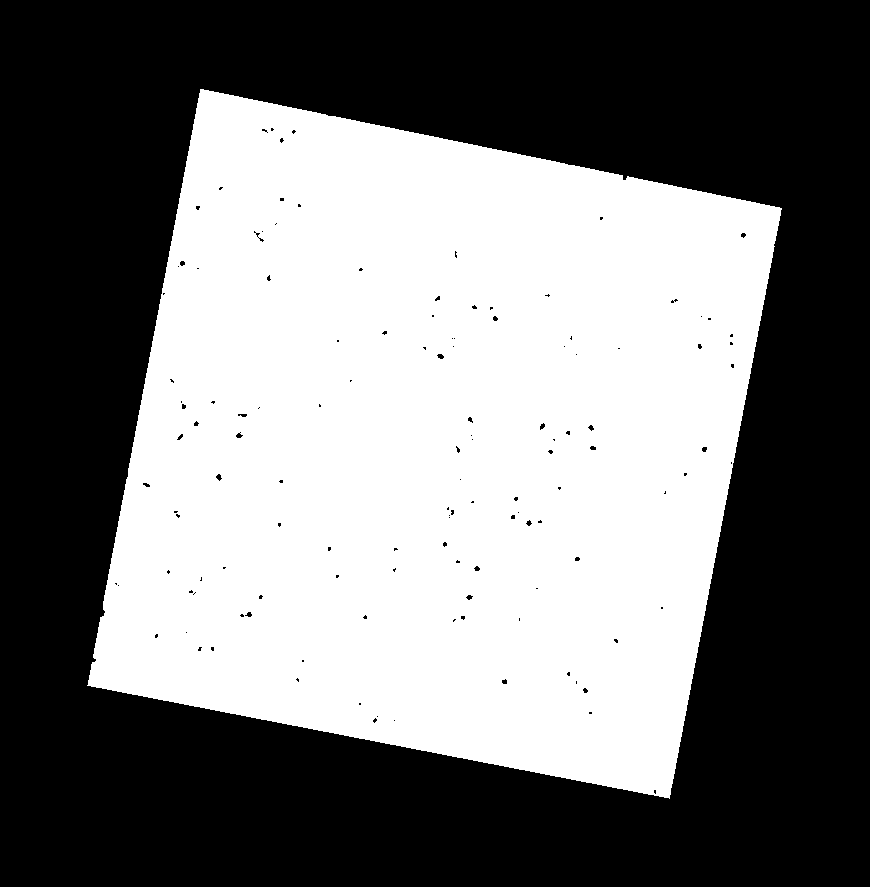
#> input picture test_image.tif, 870 x 887 px
$ jupyter execute Rotate_Image.ipynb
#> lines starting #> are read from the running program, lines starting #| are printed output that depends on the picture; after the words box and inside, x2 and y2 are one past the last pixel; in counts of white or black regions, pixels touching at a corner belong together
### rotate/rotate.py
import numpy as np
from PIL import Image
import math
import sys

def optimize_rotation(image, max_angle=30, step=0.01):
    """ Determines the optimal rotation angle for an image to make it as square as possible.

    Parameters
    ==========

    max_angle = 30
    step = 0.01

    """
    n_zeros = 1e20
    delta_n = -1e20
    for angle in np.arange(0, 20, 0.01):
        im = crop(scale_and_rotate_image(image, 1, 1, angle, mode='I;16'))
        fit = np.sum(np.array(im) == 0)
        delta_n = fit - n_zeros
        #print("DEBUG",angle,delta_n,n_zeros,fit)
        if delta_n > 4000:
            im_final = crop(scale_and_rotate_image(image, 1, 1, optimal_angle, mode='I;16'))
            print("Found optimum angle, {angle}.".format(angle=optimal_angle))
            return im_final
        if fit < n_zeros:
            n_zeros = fit
            optimal_angle = angle
    raise ValueError("max_angle ({angle}) too low. No optimum angle found".format(angle=max_angle))

def crop(image=None):
    data = np.asarray(image)
#> data is the input picture: shape (887, 870) float32; min -3.4e+38, max 3, mean -inf

    non_empty_columns = np.where(data.max(axis=0)>0)[0]
#> non_empty_columns = 695 values from 87 to 781
    non_empty_rows = np.where(data.max(axis=1)>0)[0]
#> non_empty_rows = 710 values from 89 to 798

    cropBox = (min(non_empty_rows), max(non_empty_rows), min(non_empty_columns), max(non_empty_columns))
#> cropBox = (89, 798, 87, 781)

    data_crop = data[cropBox[0]:cropBox[1]+1, cropBox[2]:cropBox[3]+1]
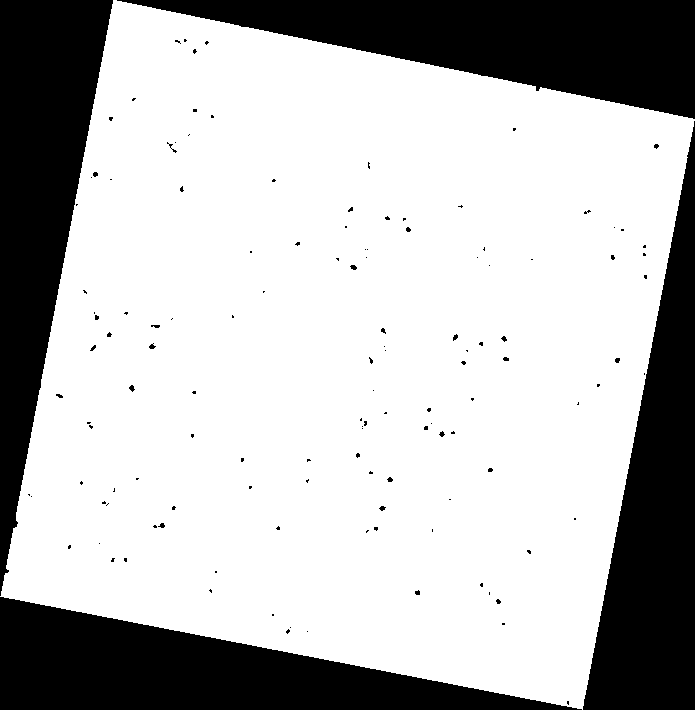
#> data_crop: shape (710, 695) float32; min -3.4e+38, max 3, mean -inf; drawn with min black and max white

    return Image.fromarray(data_crop)

def scale_and_rotate_image(im, sx, sy, deg_ccw, mode='RGBA', color=None):
    im_orig = im
    im = Image.new(mode, im_orig.size, color)
    im.paste(im_orig)

    w, h = im.size
    angle = math.radians(-deg_ccw)

    cos_theta = math.cos(angle)
    sin_theta = math.sin(angle)

    scaled_w, scaled_h = w * sx, h * sy

    new_w = int(math.ceil(math.fabs(cos_theta * scaled_w) + math.fabs(sin_theta * scaled_h)))
    new_h = int(math.ceil(math.fabs(sin_theta * scaled_w) + math.fabs(cos_theta * scaled_h)))

    cx = w / 2.
    cy = h / 2.
    tx = new_w / 2.
    ty = new_h / 2.

    a = cos_theta / sx
    b = sin_theta / sx
    c = cx - tx * a - ty * b
    d = -sin_theta / sy
    e = cos_theta / sy
    f = cy - tx * d - ty * e

    return im.transform(
        (new_w, new_h),
        Image.AFFINE,
        (a, b, c, d, e, f),
        resample=Image.NEAREST
    )

def rescale(image, zero_val=9999):
#> called with zero_val = 9999
    data = np.array(image)
    if np.sum(data == 0) > 0:
        data[data == 0] = zero_val
    data = (data / np.max(data)) * 255
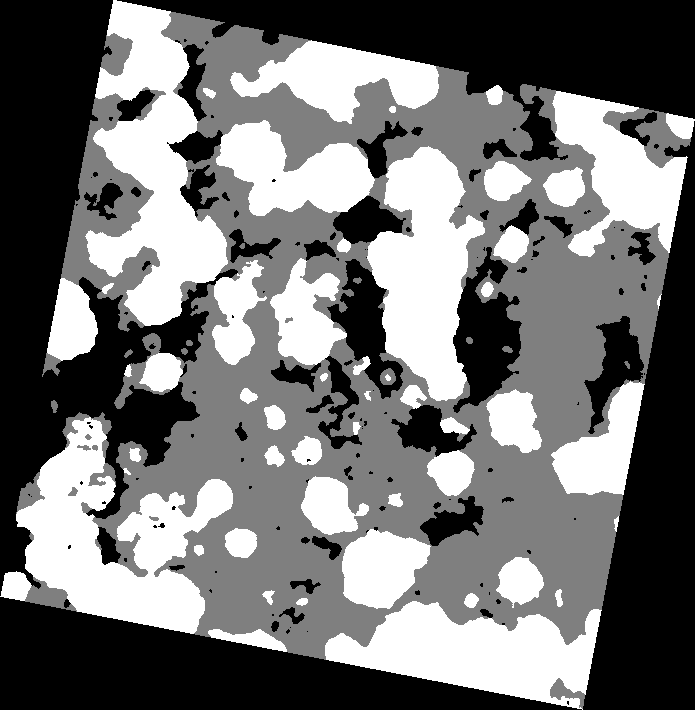
#> data: shape (710, 695) float32; 27.56% of the values are NaN or infinite; the others: min 85, max 255, mean 192.2; drawn with min black, max white, NaN and infinite black
    return Image.fromarray(data)


# [7 lines that do not run on import are left out]

### Rotate_Image.ipynb
# Optimized Image Rotation

The `optimize_rotation` function accepts an image as its input and then determines the rotation angle that minimizes the padding around the image (i.e. forces the image into as much of an orthogonal orientation as possible). This is used primarily to rotate image data that are oriented in geographic coordinates (north is up) into a reference frame where the image is oriented in pixel coordinates (up is towards the top of the image data).

[cell 1]
from rotate import crop, optimize_rotation, rescale
from PIL import Image
import numpy as np
from matplotlib import pyplot as plt

[cell 2]
in_file = "test_image.tif"
out_file = "rotated_image.tif"
zero_val = 2

## Import the image file

[cell 3]
im = crop(Image.open(in_file))
plt.imshow(rescale(im))
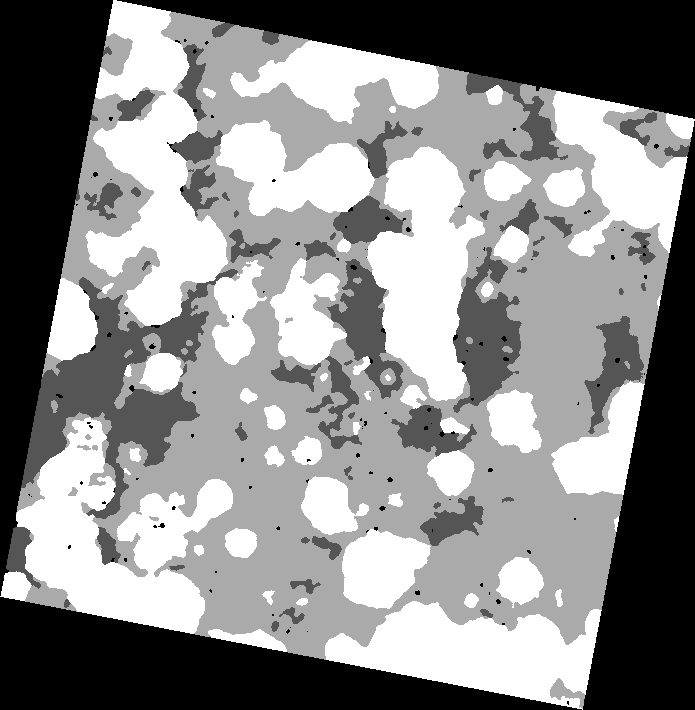
#> shown: shape (710, 695, 4); mean R, G, B, A 139.2, 139.2, 139.2, 255

## Find the Optimum Rotation angle and transform the image

[cell 4]
optimized = optimize_rotation(im)
#> the loop in optimize_rotation, `for angle in np.arange(0, 20, 0.01):` made 1159 passes
#> (fit, delta_n, n_zeros) on passes 1, 2, 14, 15, 26, 34, 35, 38, 40, 42, 43, 44: (135999, -1e+20, 135999), (134595, -1404, 134595), (133195, -1400, 133195), (133193, -2, 133193), (133191, -2, 133191), (132485, -706, 132485), (131793, -692, 131793), (131791, -2, 131791), (131789, -2, 131789), (131086, -703, 131086), (130397, -689, 130397), (130395, -2, 130395)
#> (fit, delta_n) on passes 3 to 8: (134595, 0), (134595, 0), (134595, 0), (134595, 0), (134595, 0), (134595, 0)
#> pass 2, in crop (call 3), `data = np.asarray(image)`:
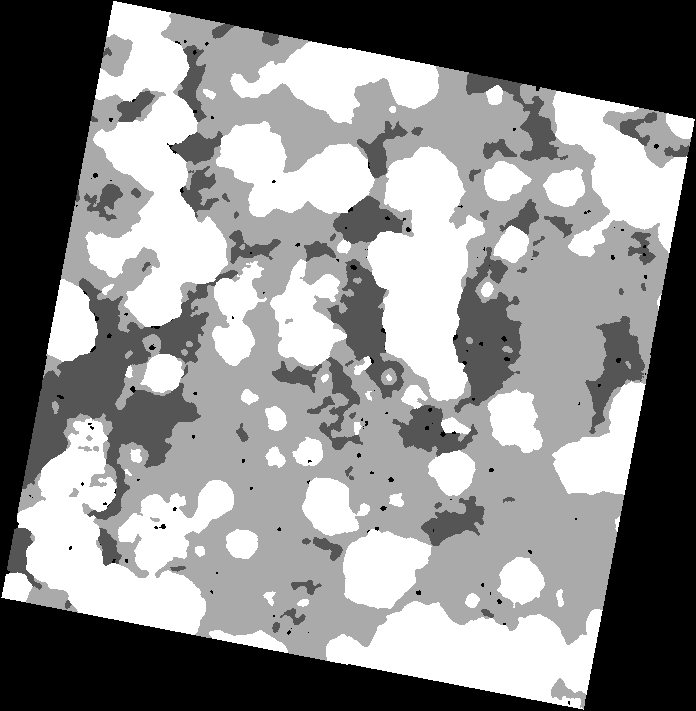
#> data: shape (711, 696) uint16; min 0, max 3, mean 1.63; drawn with min black and max white
#> pass 2, in crop (call 3), `data_crop = data[cropBox[0]:cropBox[1]+1, cropBox[2]:cropBox[3]+1]`:
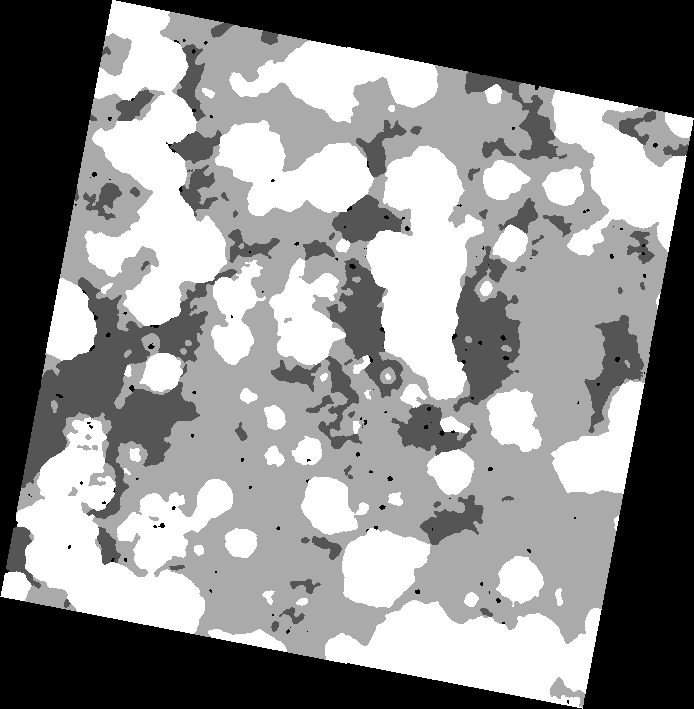
#> data_crop: shape (709, 694) uint16; min 0, max 3, mean 1.64; drawn with min black and max white
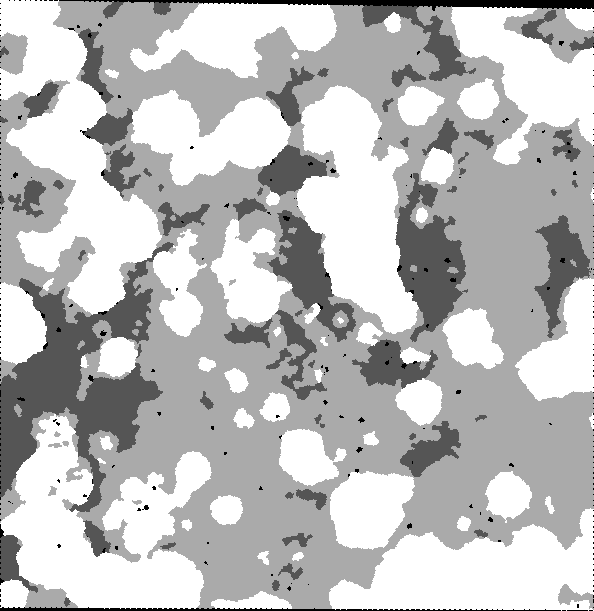
#> optimized: PIL image 594x611 I;16; min 0, max 3, mean 2.23; drawn with min black and max white
plt.imshow(rescale(optimized, zero_val=2))
#> call 2 of rescale, with zero_val = 2
#> in rescale (call 2), `data[data == 0] = zero_val`:
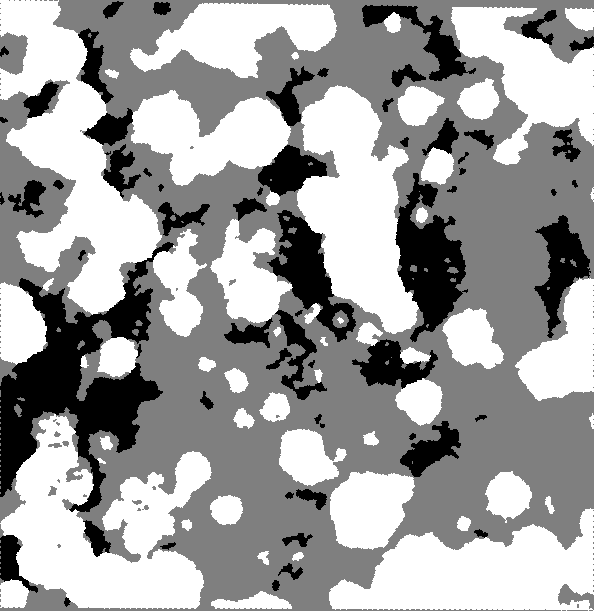
#> data: shape (611, 594) uint16; 1.51% of pixels changed, all inside (x1, y1, x2, y2) = (0, 0, 594, 611); drawn with min black and max white
#> in rescale (call 2), `data = (data / np.max(data)) * 255`:
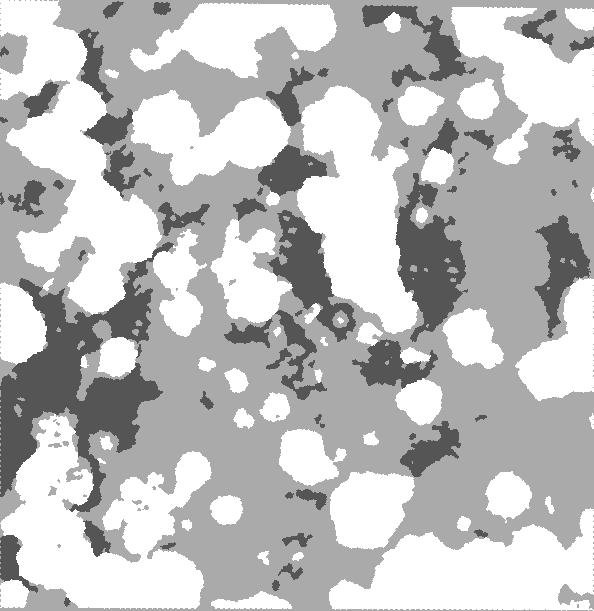
#> data: shape (611, 594) float64; min 85, max 255, mean 191.8

[cell 5]
optimized.save(out_file)

$ run again, with optimized_image.tif copied over test_image.tif
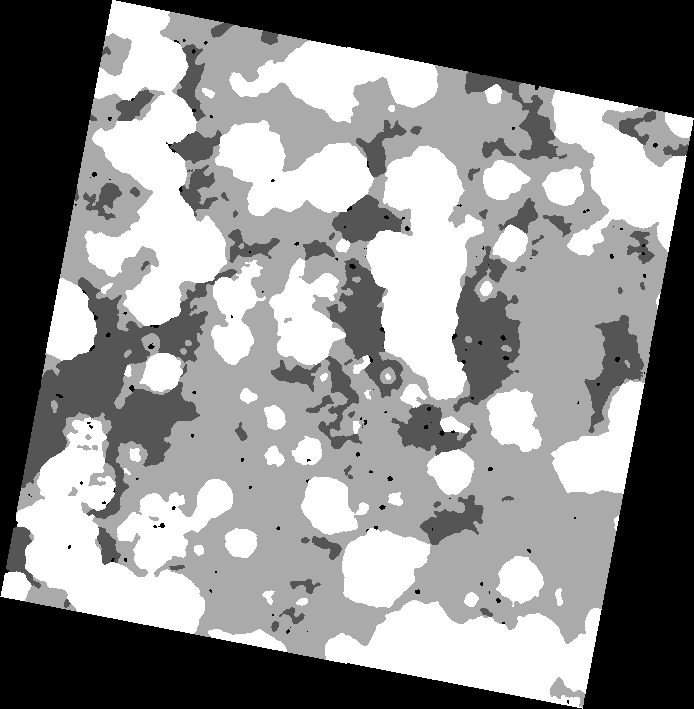
#> input picture optimized_image.tif, 694 x 709 px
#> in crop, data is the input picture: shape (709, 694) uint16; min 0, max 3, mean 1.64
#> non_empty_columns = 694 values from 0 to 693
#> non_empty_rows = 709 values from 0 to 708
#> cropBox = (0, 708, 0, 693)
#> the loop in optimize_rotation, `for angle in np.arange(0, 20, 0.01):` made 1140 passes
#> (fit, delta_n, n_zeros) on passes 1, 2, 14, 15, 26, 34, 35, 38: (134595, -1e+20, 134595), (133193, -1402, 133193), (131795, -1398, 131795), (131793, -2, 131793), (131791, -2, 131791), (131085, -706, 131085), (130394, -691, 130394), (130393, -1, 130393)
#> in rescale (call 2), `data[data == 0] = zero_val`:
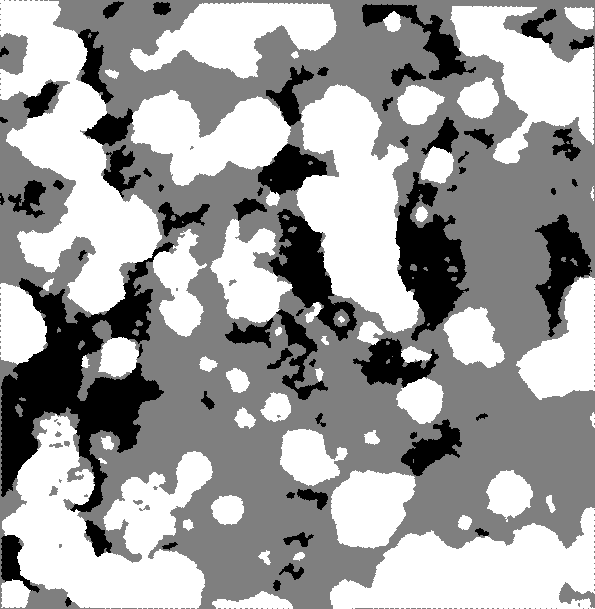
#> data: shape (609, 595) uint16; min 1, max 3, mean 2.26; drawn with min black and max white
#> in rescale (call 2), `data = (data / np.max(data)) * 255`:
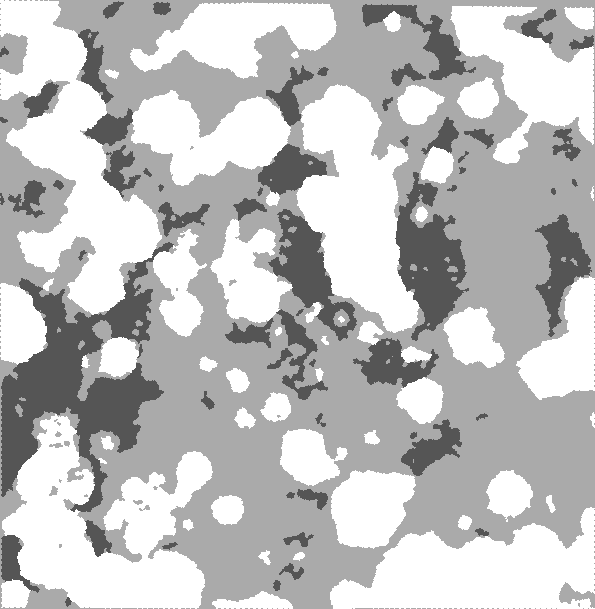
#> data: shape (609, 595) float64; min 85, max 255, mean 191.8
